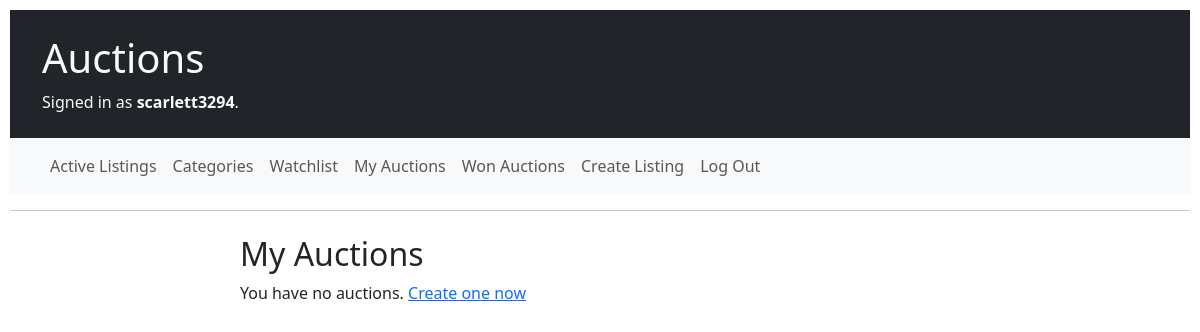
Before: /my_auctions/ (signed in) with the older database file.
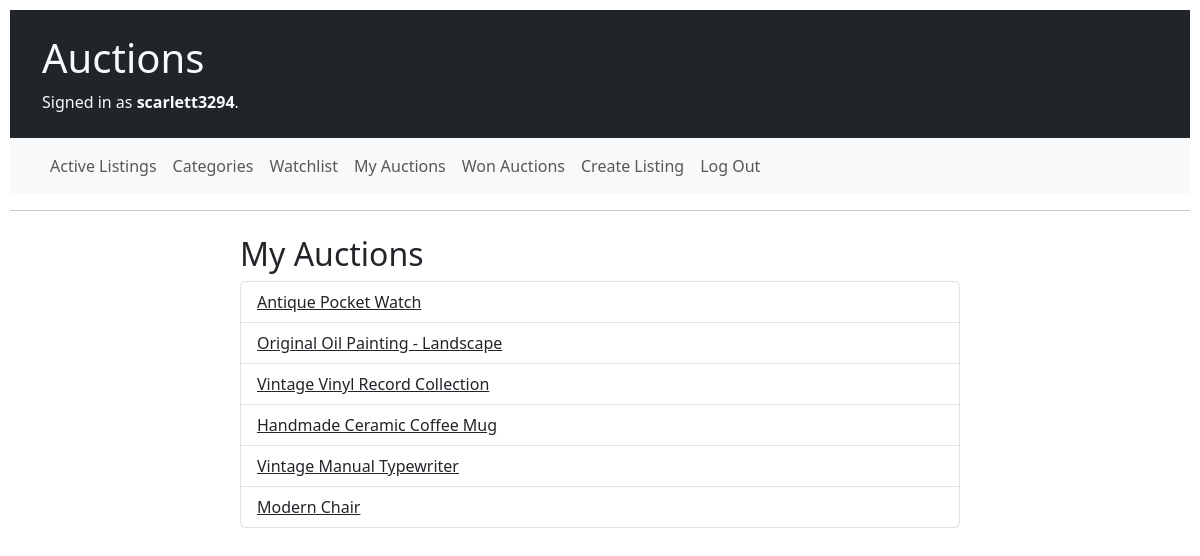
After: the same page with the newer database file.
### auctions/models.py (models this page shows)
class Auction(models.Model):
    title = models.CharField(max_length=60)
    description = models.TextField()
    image = models.URLField(blank=True)
    category = models.ForeignKey(Category, on_delete=models.SET_NULL, null=True, blank=True)
    creator = models.ForeignKey(User, on_delete=models.CASCADE, related_name="listings")
    date_created = models.DateTimeField(auto_now_add=True)
    price = models.DecimalField(max_digits=10, decimal_places=2)
    starting_bid = models.DecimalField(max_digits=10, decimal_places=2)
    active = models.BooleanField(default=True)
    winner = models.ForeignKey(User, on_delete=models.SET_NULL, null=True, blank=True, related_name="won_auctions")

### auctions/views.py (the view)
# urls.py: path("my_auctions/", views.my_auctions, name="my_auctions"),
@login_required
def my_auctions(request):
    user_auctions = Auction.objects.filter(creator=request.user)
    return render(request, "auctions/my_auctions.html", {
        "user_auctions": user_auctions
    })

### auctions/templates/auctions/my_auctions.html
{% extends "auctions/layout.html" %}
{% block body %}
    <div class="container">
        <div class="row">
            <div class="col-md-8 mx-auto">
                <div class="my-auctions">
                    <h2 class="my-auctions__title">My Auctions</h2>
                    {% if user_auctions %}
                        <ul class="list-group my-auctions__list">
                            {% for auction in user_auctions %}
                                <li class="list-group-item my-auctions__item">
                                    <a href="{% url 'listing' auction.pk %}" class="text-dark">{{ auction.title }}</a>
                                </li>
                            {% endfor %}
                        </ul>
                    {% else %}
                        <p class="my-auctions__empty-msg">You have no auctions.
                            <a href="{% url 'create' %}" class="my-auctions__create-link">Create one now</a>
                        </p>
                    {% endif %}
                </div>
            </div>
        </div>
    </div>
{% endblock %}

Changed rows visible on the page:
added Auction: title "Antique Pocket Watch"
added Auction: title "Original Oil Painting - Landscape"
added Auction: title "Vintage Vinyl Record Collection"
added Auction: title "Handmade Ceramic Coffee Mug"
added Auction: title "Vintage Manual Typewriter"
added Auction: title "Modern Chair"
Other visible differences:
text no longer shown: "You have no auctions. Create one now"
